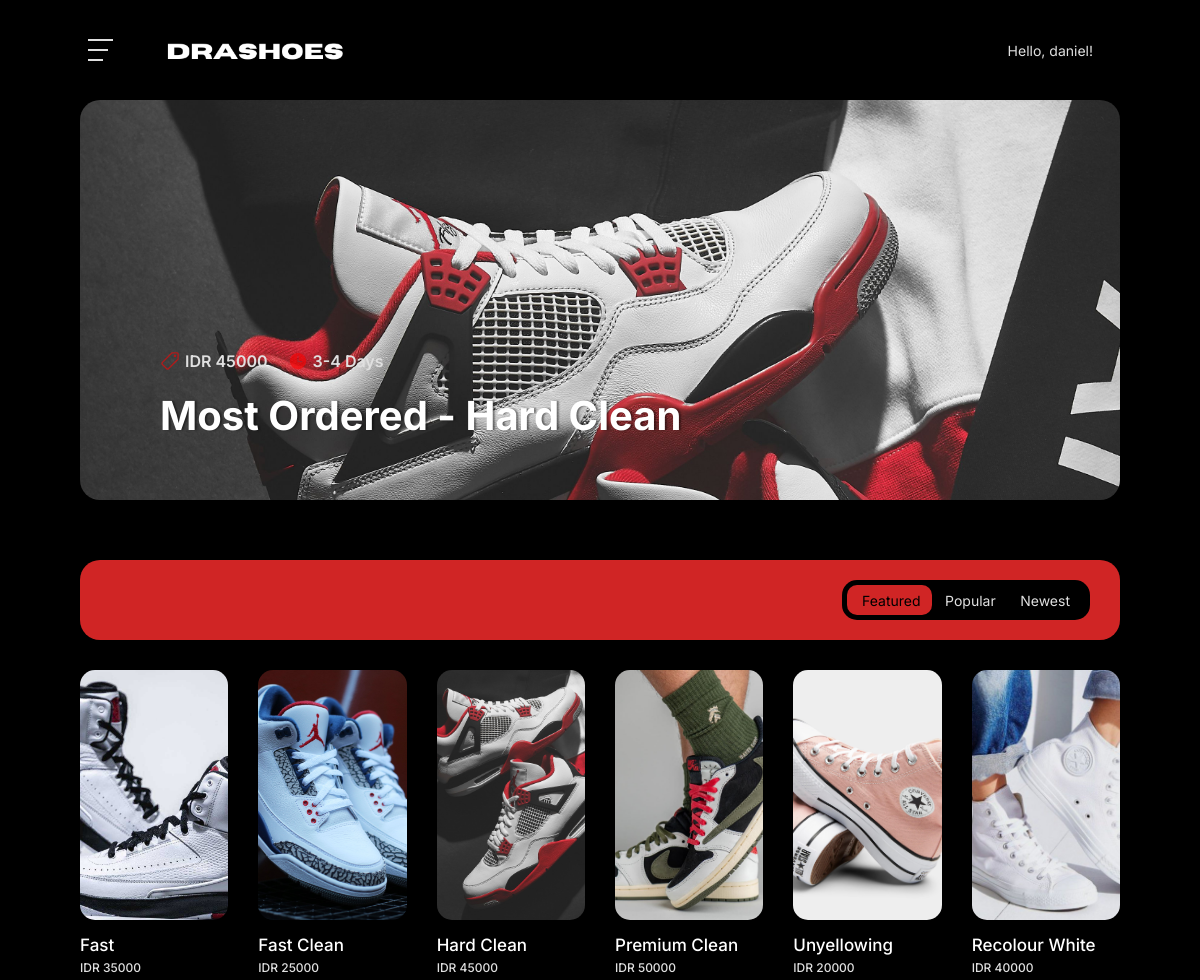
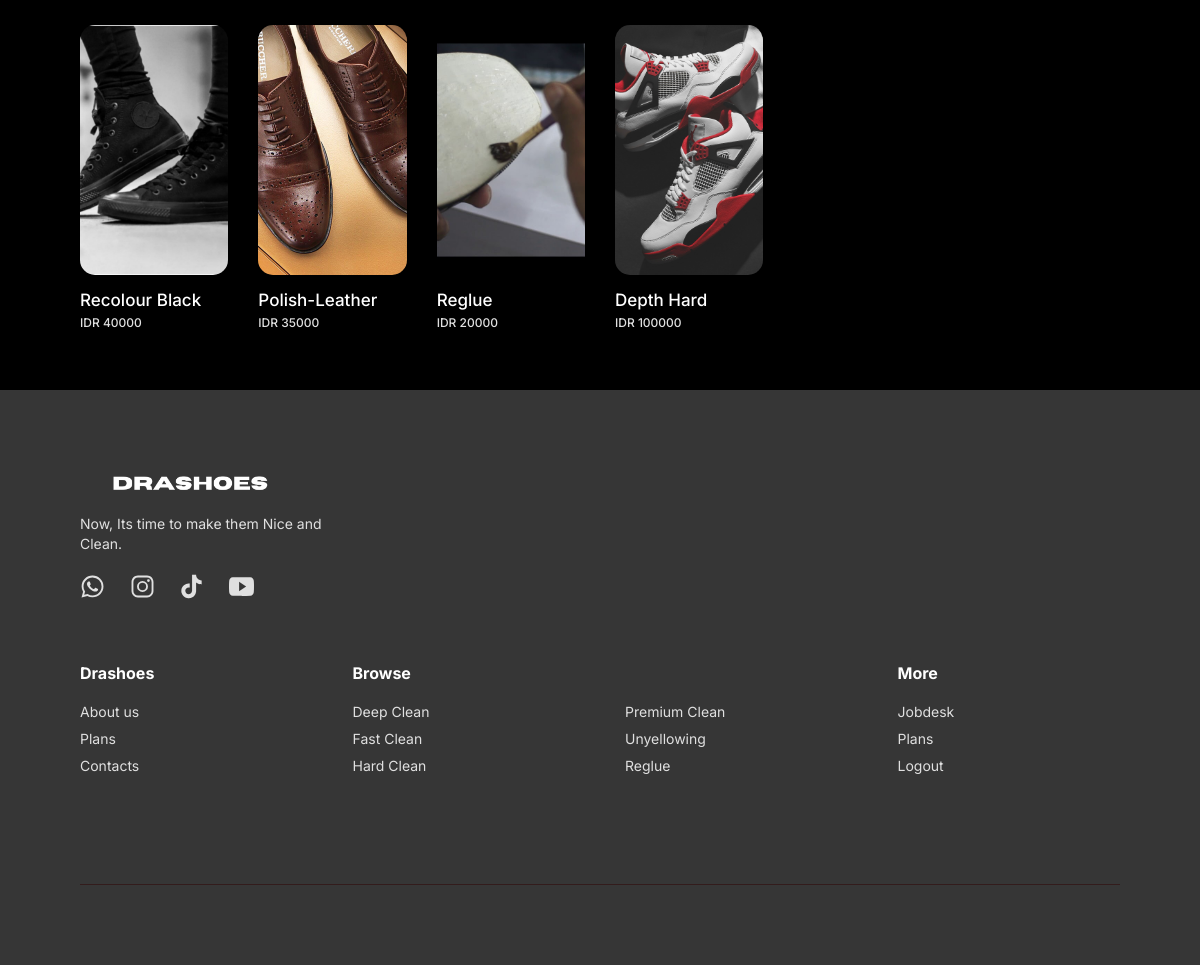
Page /customer/customer.php (signed in) on the committed database (2 pictures, top to bottom).
### tables this page shows
CREATE TABLE `pricelist` (
  `id_pricelist` int(11) NOT NULL,
  `nama_pricelist` varchar(255) NOT NULL,
  `harga` int(11) NOT NULL,
  `linkfoto` varchar(255) NOT NULL
);

### customer/customer.php (the view, shortened to what this page needs)
<!DOCTYPE html>
<html lang="en">
<head>
  <link rel="stylesheet" href="./assets/css/main.css">
  <link rel="stylesheet" href="./assets/css/media_query.css">
</head>
<body>
  <div class="container-fluid">
    <header class="">
      <div class="navbar">
        <button class="navbar-menu-btn">
          <span class="one"></span>
          <span class="two"></span>
          <span class="three"></span>
        </button>
        <a href="#" class="navbar-brand">
          <img src="../img/logodrashoes.png"  style="width: 250px;" alt="">
        </a>
        <div class="navbar-actions">
          <a href="logout.php" class="navbar-signin" onClick="return confirm('Wanna Logout soon?')">
            <span><p> Hello, <?php echo $_SESSION['username_cust'];?>!</p></span>
            <ion-icon name="log-in-outline"></ion-icon>
          </a>
        </div>
      </div>
    </header>
    <main>
      <section class="banner">
        <div class="banner-card">
          <img src="../img/hard.jpg" class="banner-img" alt="">
          <div class="card-content">
            <div class="card-info">
              <div class="harga">
                <ion-icon name="pricetag-outline"></ion-icon>
                <span>IDR 45000</span>
              </div>
              <div class="duration">
                <ion-icon name="time"></ion-icon>
                <span>3-4 Days</span>
              </div>
            </div>
            <h2 class="card-title">Most Ordered - Hard Clean</h2>
          </div>
        </div>
      </section>
      <section class="movies">
        <div class="filter-bar">
          <div class="filter-radios">
            <label for="featured">Featured</label>
            <label for="popular">Popular</label>
            <label for="newest">Newest</label>
            <div class="checked-radio-bg"></div>
          </div>
        </div>
        <form action="order.php" method="post">
        <div class="movies-grid">
          <?php
          include '../koneksi.php';
          $query=mysqli_query($konek,"select * from pricelist");
          while($data=mysqli_fetch_array($query))
          { ?>
          <div class="movie-card" onclick="location.href='order.php?type=$data'">
            <div class="card-head">
              <img src="<?php echo $data['linkfoto'];?>" alt="" class="card-img">
            </div>
            <div class="card-body">
              <h3 class="card-title"><?php echo $data['nama_pricelist'];?></h3>
              <div class="card-info">
                <span class="harga"><p>IDR <?php echo $data['harga'];?></p></span>
              </div>
            </div>
          </div>
          <?php }?>
          </form>
      </section>
    <footer>
      <div class="footer-content">
        <div class="footer-brand">
          <img src="../img/logodrashoes.png"  style="width: 220px;" alt="">
          <br>
          <p class="slogan">Now, Its time to make them
            Nice and Clean.</p>
          <div class="social-link">
            <a href="https://wa.me/6285893291055/">
              <ion-icon name="logo-whatsapp"></ion-icon>
            </a>
            <a href="https://www.instagram.com/drashoesid/?utm_source=ig_web_button_share_sheet">
              <ion-icon name="logo-instagram"></ion-icon>
            </a>
            <a href="https://www.tiktok.com/@darealcindo?is_from_webapp=1&sender_device=pc">
              <ion-icon name="logo-tiktok"></ion-icon>
            </a>
            <a href="https://youtube.com/@livestreamsmansago8159?si=5-ajbf4MBhG45N7r">
              <ion-icon name="logo-youtube"></ion-icon>
            </a>
          </div>
        </div>
        <div class="footer-links">
          <ul>
            <h4 class="link-heading">Drashoes</h4>
            <li class="link-item"><a href="#">About us</a></li>
            <li class="link-item"><a href="#">Plans</a></li>
            <li class="link-item"><a href="https://wa.me/6285893291055/">Contacts</a></li>
            <br>
          </ul>
          <ul>
            <h4 class="link-heading">Browse</h4>
            <li class="link-item"><a href="#">Deep Clean</a></li>
            <li class="link-item"><a href="#">Fast Clean</a></li>
            <li class="link-item"><a href="#">Hard Clean</a></li>
            <br>
          </ul>
          <ul>
            <li class="link-item"><a href="#">Premium Clean</a></li>
            <li class="link-item"><a href="#">Unyellowing</a></li>
            <li class="link-item"><a href="#">Reglue</a></li>
            <br>
          </ul>
          <ul>
            <h4 class="link-heading">More</h4>
            <li class="link-item"><a href="#">Jobdesk</a></li>
            <li class="link-item"><a href="#">Plans</a></li>
            <li class="link-item"><a href="logout.php">Logout</a></li>
            <br>
          </ul>
        </div>
      </div>
      <div class="footer-copyright">
      </div>
    </footer>
  </div>
</body>
</html>

### customer/assets/css/main.css (style rules this page uses)
header, nav { background: var(--rich-black-fogra-29); }
.navbar, .banner, .movies, .category, .live { padding: 0 var(--px); }
.navbar { height: 100px; display: flex; justify-content: space-between; align-items: center; }
.navbar-menu-btn { display: none; }
.navbar-actions { display: flex; align-items: center; }
.navbar-signin { display: flex; align-items: center; font-size: var(--fs-sm); }
.navbar-signin ion-icon { font-size: 22px; color: var(--light-azure); margin-left: 5px; --ionicon-stroke-width: 30px; }
.banner { margin-bottom: 60px; }
.banner-card { position: relative; height: 400px; overflow: hidden; border-radius: 20px; cursor: pointer; }
.banner-img { object-position: top; }
.banner-card .card-content { position: absolute; right: 80px; bottom: 60px; left: 80px; }
.banner-card .card-info { display: flex; align-items: center; margin-bottom: 20px; }
.banner-card .card-info div { display: flex; align-items: center; margin-right: 20px; }
.banner-card .card-info ion-icon { font-size: 20px; color: var(--azure); margin-right: 5px; }
.banner-card .card-info span { font-weight: var(--fw-6); }
.banner-card .card-title { font-size: 3em; color: var(--white); text-shadow: 2px 0 2px #0007; }
.movies { margin-bottom: 60px; }
.filter-bar { display: flex; justify-content: space-between; align-items: center; background: var(--oxford-blue); padding: 20px 30px; border-radius: 20px; margin-bottom: 30px; }
.filter-radios { position: relative; background: var(--rich-black-fogra-29); padding: 10px; border-radius: 15px; }
.filter-radios label { position: relative; margin: 0 10px; font-size: var(--fs-sm); user-select: none; cursor: pointer; z-index: 10; }
.filter-radios input:checked + label, .filter-radios label:hover { color: var(--light-azure); }
input ~ .checked-radio-bg { --width: 85px; --left: 5px; background: var(--oxford-blue); position: absolute; top: 5px; left: var(--left); bottom: 5px; width: var(--width); border-radius: 10px; }
.movies-grid { display: grid; grid-template-columns: repeat(auto-fill, minmax(140px, 1fr)); gap: 30px; margin-bottom: 60px; }
.movie-card { --scale: 0.8; cursor: pointer; }
.movie-card .card-head { position: relative; height: 250px; border-radius: 15px; margin-bottom: 15px; overflow: hidden; }
.movie-card .card-title { font-size: var(--fs-md); font-weight: var(--fw-5); margin-bottom: 5px; }
.movie-card .card-info { display: flex; font-size: var(--fs-x-sm); font-weight: var(--fw-5); }
footer { background: var(--rich-black-fogra-30); padding: 80px var(--px) 40px; }
.footer-content { display: flex; justify-content: space-between; align-items: flex-start; border-bottom: 1px solid var(--oxford-blue-50); padding-bottom: 80px; }
.footer-brand { max-width: 250px; margin-right: 130px; }
.slogan { font-size: var(--fs-sm); line-height: 20px; margin-bottom: 20px; }
.social-link a { display: inline-block; }
.social-link ion-icon { font-size: 25px; margin-right: 20px; }
.footer-links { width: 100%; display: grid; grid-template-columns: repeat(4, 1fr); gap: 50px; align-items: flex-end; }
.link-heading { margin-bottom: 20px; }
.link-item { font-size: var(--fs-sm); }
ul .link-item:not(:last-child) { margin-bottom: 10px; }
.footer-copyright { display: flex; justify-content: space-between; align-items: center; padding-top: 40px; }

### customer/assets/css/media_query.css (style rules this page uses)
@media screen and (max-width: 1200px) { :root { --px: 80px; } }
@media screen and (max-width: 1200px) { header { position: fixed; top: 0; left: 0; width: 100%; overflow: hidden; z-index: 50; } }
@media screen and (max-width: 1200px) { .navbar-menu-btn { display: block; position: absolute; top: 50%; left: var(--px); transform: translateY(-50%); } }
@media screen and (max-width: 1200px) { .navbar-brand { margin-left: 50px; } }
@media screen and (max-width: 1200px) { .navbar-menu-btn span { display: block; background: var(--off-white); width: 25px; height: 2px; margin: 8px; } }
@media screen and (max-width: 1200px) { .navbar-menu-btn .two { width: 20px; } }
@media screen and (max-width: 1200px) { .navbar-menu-btn .three { width: 15px; } }
@media screen and (max-width: 1200px) { .banner { margin-top: 100px; } }
@media screen and (max-width: 1200px) { .banner-card .card-title { font-size: 2.5em; } }
@media screen and (max-width: 1200px) { .footer-content { flex-direction: column; } }
@media screen and (max-width: 1200px) { .footer-brand { margin-right: 0; margin-bottom: 60px; } }
@media screen and (max-width: 1200px) { .footer-links { grid-template-columns: repeat(auto-fit, minmax(125px, 1fr)); } }

### rows in the picture
pricelist: linkfoto (picture), nama_pricelist "Fast", harga "35000"
pricelist: linkfoto (picture), nama_pricelist "Fast Clean", harga "25000"
pricelist: linkfoto (picture), nama_pricelist "Hard Clean", harga "45000"
pricelist: linkfoto (picture), nama_pricelist "Premium Clean", harga "50000"
pricelist: linkfoto (picture), nama_pricelist "Unyellowing", harga "20000"
pricelist: linkfoto (picture), nama_pricelist "Recolour White", harga "40000"
pricelist: linkfoto (picture), nama_pricelist "Recolour Black", harga "40000"
pricelist: linkfoto (picture), nama_pricelist "Polish-Leather", harga "35000"
pricelist: linkfoto (picture), nama_pricelist "Reglue", harga "20000"
pricelist: linkfoto (picture), nama_pricelist "Depth Hard", harga "100000"

### other values in the picture
$_SESSION['username_cust'] "daniel"
